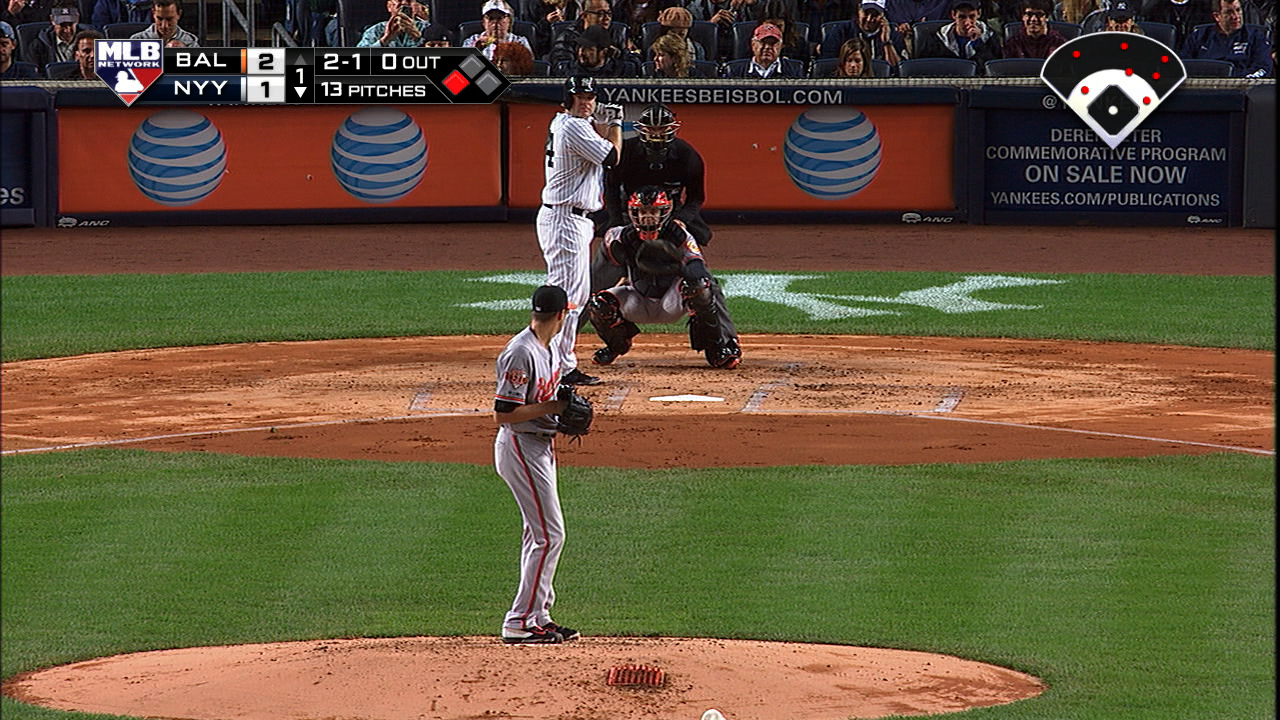
%> input picture pitching/1.jpg, 1280 x 720 px; its folder holds only this picture in this run
$ octave --eval "part1performance;"   (GNU Octave 9; MATLAB toolbox functions it lacks are replaced by stand-ins)
%> lines starting %> are read from the running program, lines starting %| are printed output that depends on the picture; in (x1, y1, x2, y2) boxes, pixels count from 0 and x2, y2 are one past the last pixel; in counts of white or black regions, pixels touching at a corner belong together; the program's own positions count from 1
%> in test, im is the input picture: size 720x1280x3 uint8; mean R, G, B 100.2, 84.9, 58.5
### sceneFeature.m
%% Feature used for pitching scene classification
function out = sceneFeature(im)
persistent grassRange soilRange;
if isempty(grassRange)
    load('grass.mat');
end
if isempty(soilRange)
    load('soil.mat');
end
im = rgb2ycbcr(im);
%> im: size 720x1280x3 uint8; mean of channels 1, 2, 3 90.2, 114.2, 136.6
[h, w, ~] = size(im);
%> h = 720; w = 1280
blockh = h/4;
%> blockh = 180
blockw = w/4;
%> blockw = 320
n = blockh * blockw;
%> n = 57600

blocks = mat2cell(im, ones(4,1)*blockh, ones(4,1)*blockw, 3);
blocks = blocks(2:4, :); % discard first row
%> blocks = 12 items
blocks = reshape(blocks, 12, 1);
feature = zeros(1, 12);

for i=1:12
    block = blocks{i};

    grass = block(:,:,1) >= grassRange(1,1) & block(:,:,1) <= grassRange(1,2) ...
            & block(:,:,2) >= grassRange(2,1) & block(:,:,2) <= grassRange(2,2) ...
            & block(:,:,3) >= grassRange(3,1) & block(:,:,3) <= grassRange(3,2);
    grassRatio = sum(grass(:)) / n;

    soil = block(:,:,1) >= soilRange(1,1) & block(:,:,1) <= soilRange(1,2) ...
            & block(:,:,2) >= soilRange(2,1) & block(:,:,2) <= soilRange(2,2) ...
            & block(:,:,3) >= soilRange(3,1) & block(:,:,3) <= soilRange(3,2);
    soilRatio = sum(soil(:)) / n;

    other = ~(soil | grass);
    otherRatio = sum(other(:)) / n;

    b = [otherRatio>0.3, soilRatio>0.3, grassRatio>0.3];
    feature(1, i) = bi2de(b, 'left-msb');
end
%> this loop made 12 passes
%> (grassRatio, soilRatio, otherRatio, b) on passes 1 to 12: (0.191, 0.224, 0.584, [true false false]), (0.312, 0.204, 0.484, [true false true]), (0.41, 0.0839, 0.506, [true false true]), (0.119, 0.202, 0.679, [true false false]), (0.258, 0.393, 0.349, [true true false]), (0.307, 0.211, 0.482, [true false true]), (0.0966, 0.233, 0.67, [true false false]), (0.284, 0.532, 0.185, [false true false]), (0.384, 0.135, 0.481, [true false true]), (0.154, 0.247, 0.599, [true false false]), (0.314, 0.262, 0.423, [true false true]), (0.675, 0.0161, 0.309, [true false true])
%> pass 1, in sceneFeature, `block = blocks{i};`:
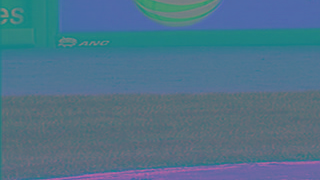
%> block: size 180x320x3 uint8; mean R, G, B 79, 114.3, 136
%> pass 1, in sceneFeature, `grass = block(:,:,1) >= grassRange(1,1) & block(:,:,1) <= grassRange(1..`:
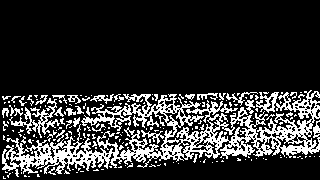
%> grass: size 180x320 logical; 19.1% white in thin lines or dots, all inside (x1, y1, x2, y2) = (2, 90, 320, 179)
%> pass 1, in sceneFeature, `soil = block(:,:,1) >= soilRange(1,1) & block(:,:,1) <= soilRange(1,2)..`:
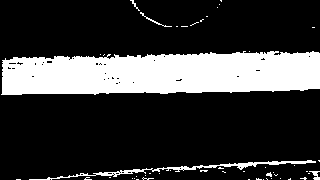
%> soil: size 180x320 logical; 22.4% white; 49 white regions (44 under 20 px), largest, box (x1, y1, x2, y2) and area: (1, 51, 320, 95) 11870, (29, 160, 316, 180) 741, (140, 12, 172, 27) 53, (309, 171, 320, 180) 50, (130, 0, 140, 11) 25
%> pass 1, in sceneFeature, `other = ~(soil | grass);`:
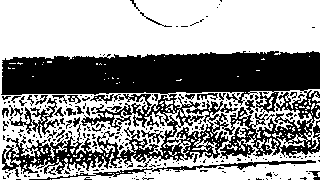
%> other: size 180x320 logical; 58.4% white; 236 black regions (203 under 20 px), largest, box (x1, y1, x2, y2) and area: (1, 51, 320, 177) 20446, (29, 160, 316, 180) 741, (9, 98, 60, 138) 509
%> after the loop, feature = [4 5 5 4 6 5 4 2 5 4 5 5]
out = feature;
%> out = [4 5 5 4 6 5 4 2 5 4 5 5]
end

### part1performance.m
function part1performance()
    [vote, total] = test('pitching');
% [5 lines not run here, left out]
function [truecount, pitchingNumFiles] = test(folder)
    load sceneModel;
    pitchingFiles = dir(['part1test/' folder '/*.jpg']);
    pitchingNumFiles = length(pitchingFiles);
    truecount = 0;

    for k = 1:pitchingNumFiles
        im = imread(['part1test/' folder '/' pitchingFiles(k).name]);
        feature = sceneFeature(im);
%> feature = [4 5 5 4 6 5 4 2 5 4 5 5]
%> (the run ends here)
